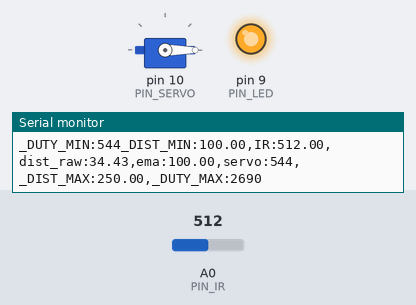
A sketch run on a simulated Arduino Uno, built with avr-gcc and run on an emulated ATmega328P. Shown: servo, output pins drawn as LEDs (lit = HIGH), the last lines printed to the serial monitor. The test bench sets the inputs (shaded band); at power-on: A0 (PIN_IR) = 512.

Above: at 1.2 s.
1.3 s: A0 (PIN_IR) set to 362
2.8 s: A0 (PIN_IR) set to 331
At 4.2 s:
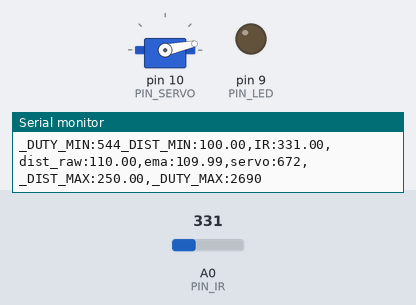
4.7 s: A0 (PIN_IR) set to 306
At 6.3 s:
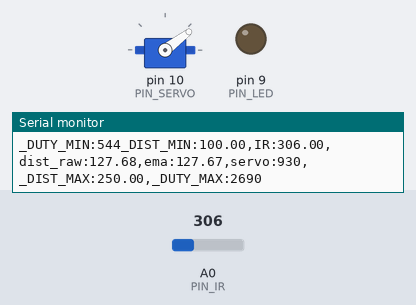
6.8 s: A0 (PIN_IR) set to 240
At 8.3 s:
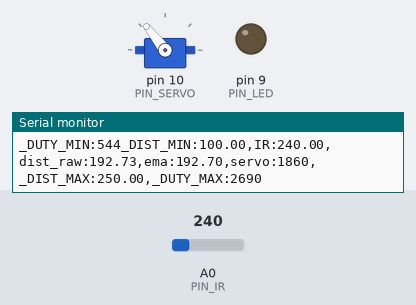
9.8 s: A0 (PIN_IR) set to 260
At 10.8 s:
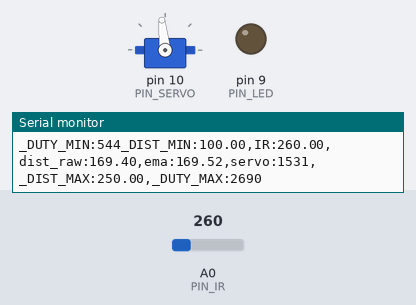
12.8 s: A0 (PIN_IR) set to 122
At 13.3 s:
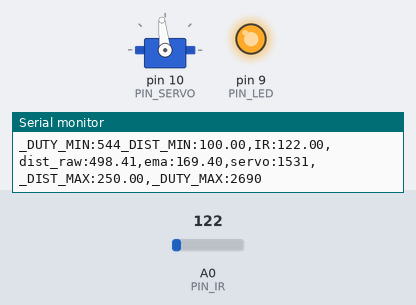
Timing chart, 0 to 15.3 s (numbered marks = the images above; inputs shaded):
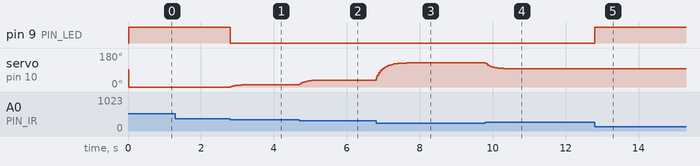

Measured:
- the behaviour switches between 348 and 347 on A0 (PIN_IR) (found by bisection; images 0 and 1)
- after the input at 2.8 s, pin 9 (PIN_LED): HIGH → LOW at once; servo on pin 10 (PIN_SERVO): moves from 0° to 12° over 0.42 s, starting at once
- after the input at 4.7 s, servo on pin 10 (PIN_SERVO): moves from 12° to 37° over 0.60 s, starting at once
- after the input at 6.8 s, servo on pin 10 (PIN_SERVO): moves from 37° to 128° over 0.84 s, starting at once
- after the input at 9.8 s, servo on pin 10 (PIN_SERVO): moves from 128° to 96° over 0.68 s, starting at once
- after the input at 12.8 s, pin 9 (PIN_LED): LOW → HIGH at once

The sketch:

17_example_3.ino
```cpp
#include <Servo.h>

// Arduino pin assignment

#define PIN_IR    A0         // IR sensor at Pin A0
#define PIN_LED   9
#define PIN_SERVO 10

#define _DUTY_MIN 544  // servo full clock-wise position (0 degree)
#define _DUTY_NEU 1480  // servo neutral position (90 degree)
#define _DUTY_MAX 2690  // servo full counter-clockwise position (180 degree)

#define _DIST_MIN  100.0   // minimum distance 100mm
#define _DIST_MAX  250.0   // maximum distance 250mm

#define EMA_ALPHA  0.1      // for EMA Filter

#define LOOP_INTERVAL 20   // Loop Interval (unit: msec)

Servo myservo;
unsigned long last_loop_time;   // unit: msec

float dist_prev = _DIST_MIN;
float dist_ema = _DIST_MIN;

void setup()
{
  pinMode(PIN_LED, OUTPUT);

  myservo.attach(PIN_SERVO);
  myservo.writeMicroseconds(_DUTY_NEU);

  Serial.begin(1000000);    // 1,000,000 bps
}

void loop()
{
  unsigned long time_curr = millis();
  int duty;
  float a_value, dist_raw;

  // wait until next event time
  if (time_curr < (last_loop_time + LOOP_INTERVAL))
    return;
  last_loop_time += LOOP_INTERVAL;

  a_value = analogRead(PIN_IR);
  dist_raw = ((6762.0 / (a_value - 9)) - 4.0) * 10.0 -60.0;

  if (dist_raw >= _DIST_MIN && dist_raw <= _DIST_MAX)
  {
    digitalWrite(PIN_LED, LOW); // 범위 내이면 LED 켜기
    dist_prev = dist_raw;        // 유효한 거리 값으로 업데이트
  }
  else
  {
    digitalWrite(PIN_LED, HIGH);  // 범위 밖이면 LED 끄기
  }
  dist_ema = (EMA_ALPHA * dist_prev) + ((1.0 - EMA_ALPHA) * dist_ema);

  //duty = map(dist_ema, _DIST_MIN, _DIST_MAX, _DUTY_MIN, _DUTY_MAX);
  duty = (int)((long)(dist_ema - _DIST_MIN) * (_DUTY_MAX - _DUTY_MIN) / (_DIST_MAX - _DIST_MIN) + _DUTY_MIN);

  if (duty < _DUTY_MIN) duty = _DUTY_MIN;
  if (duty > _DUTY_MAX) duty = _DUTY_MAX;

  myservo.writeMicroseconds(duty);

  Serial.print("_DUTY_MIN:");  Serial.print(_DUTY_MIN);
  Serial.print("_DIST_MIN:");  Serial.print(_DIST_MIN);
  Serial.print(",IR:");        Serial.print(a_value);
  Serial.print(",dist_raw:");  Serial.print(dist_raw);
  Serial.print(",ema:");       Serial.print(dist_ema);
  Serial.print(",servo:");     Serial.print(duty);
  Serial.print(",_DIST_MAX:"); Serial.print(_DIST_MAX);
  Serial.print(",_DUTY_MAX:"); Serial.print(_DUTY_MAX);
  Serial.println("");
}
```
